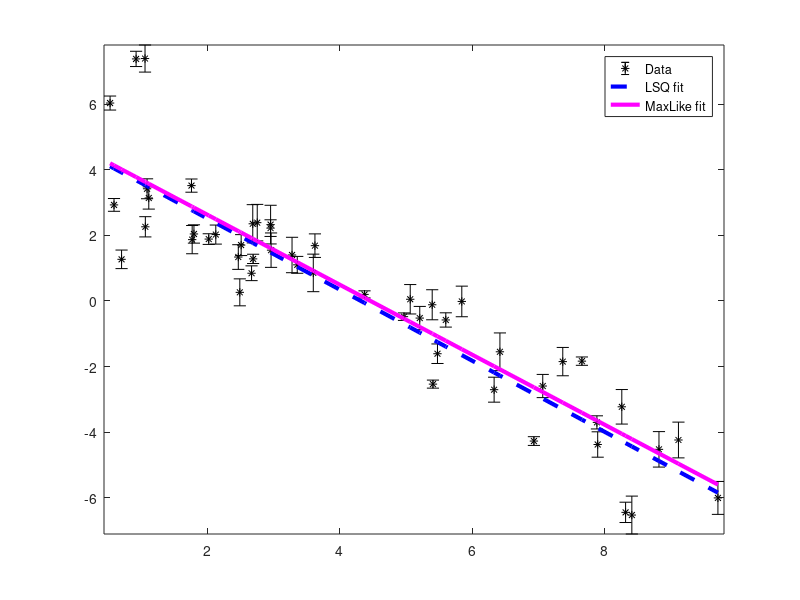

MATLAB code to generate this figure: (Note: this script raises an error after producing the figure.)
%% Fitting a line
%
% This demo follows the linefit example of EMCEE for python. 
% See full description here: http://dan.iel.fm/emcee/current/user/line/
% 
%

addpath ..  %first we add the path of the toolbox folder 

%% Generate synthetic data
%
% First we generate some noisy data which falls on a line. We know the true
% parameters of the line and the parameters of the noise added to the
% observations.
% 
% In this surrogate data there are two sources of uncertainty. One source
% with known variance (yerr), and another multiplicative uncertainty with 
% unknown variance. 


% This is the true model parameters used to generate the noise 
m_true = [-0.9594;4.294;log(0.534)]

N = 50;
x = sort(10*rand(1,N)); 
yerr = 0.1+0.5*rand(1,N);
y = m_true(1)*x+m_true(2);
y = y + abs(exp(m_true(3))*y) .* randn(1,N);
y = y + yerr .* randn(1,N);


close all %close all figures 
errorbar(x,y,yerr,'k*');
axis tight



%% Least squares fit
% 
% lscov can be used to fit a straight line to the data assuming that the 
% errors in yerr are correct. Notice how this results in very optimistic
% uncertainties on the slope and intercept. This is because this method
% only accounts for the known source of error. 
%

[m_lsq,sigma_mlsq,MSE]=lscov([x;ones(size(x))]',y',diag(yerr.^2));
sigma_m_lsq=sigma_mlsq/sqrt(MSE); %see help on lscov
m_lsq
sigma_m_lsq

hold on
plot(x,polyval(m_lsq,x),'b--','linewidth',3)


%% Maximum likelihood estimate
%
% We define a likelihood function consistent with how the data was generated, and 
% then we use fminsearch to find the max-likelihood fit of the model to the data. 
%

% First we define a helper function equivalent to calling log(normpdf(x,mu,sigma))
% but has higher precision because it avoids truncation errors associated with calling 
% log(exp(xxx)).
lognormpdf=@(x,mu,sigma)-0.5*((x-mu)./sigma).^2  -log(sqrt(2*pi).*sigma);

forwardmodel=@(m)m(1)*x + m(2);
variancemodel=@(m) yerr.^2 + (forwardmodel(m)*exp(m(3))).^2;

logLike=@(m)sum(lognormpdf(y,forwardmodel(m),sqrt(variancemodel(m))));


m_best=fminsearch(@(m)-logLike(m),[polyfit(x,y,1) 0]')

hold on
plot(x,forwardmodel(m_best),'m','linewidth',3)

legend('Data','LSQ fit','MaxLike fit')

%% prior information
%
% Here we formulate our prior knowledge about the model parameters. Here we use 
% flat priors within a strict range for each of the 3 model parameters. 
%

logprior =@(m) log( double((m(1)>-5)&&(m(1)<0.5) && (m(2)>0)&&(m(2)<10) && (m(3)>-10)&&(m(3)<1)) );

%% Find the posterior distribution using GWMCMC
%
% Now we apply the MCMC hammer to draw samples from the posterior.
%
%

% first we initialize the ensemble of walkers in a small gaussian ball 
% around the max-likelihood estimate. 
minit=bsxfun(@plus,m_best,randn(3,100)*0.01);

% Apply the hammer:
tic
m=gwmcmc(minit,{logprior logLike},100000,'ThinChain',5);
toc

%todo: more diagnostic plots. 

% TRACE plot


m(:,:,1:end*.2)=[]; %crop 20% to get rid of burn-in. 


figure
[C,lags,ESS]=eacorr(m);
plot(lags,C,'.-',lags([1 end]),[0 0],'k');
grid on
xlabel('lags')
ylabel('autocorrelation');
text(1,0,sprintf('ESS: %.0f',ceil(mean(ESS))),'verticalalignment','top')
title('Markov Chain auto correlation')

figure
ecornerplot(m,'ks',true)

figure

m=m(:,:)'; %flatten the chain

%plot 100 samples...
for kk=1:100
    r=ceil(rand*size(m,1));
    h=plot(x,forwardmodel(m(r,:)),'color',[1 .8 1]*.9);
    hold on
end
h(2)=errorbar(x,y,yerr,'k*');
h(3)=plot(x,forwardmodel(median(m)),'m','linewidth',3);
h(4)=plot(x,forwardmodel(m_lsq),'b--','linewidth',3);
h(5)=plot(x,forwardmodel(m_true),'r','linewidth',3);



axis tight

legend(h,'samples from posterior','Data','GWMCMC median','LSQ fit','Truth')

